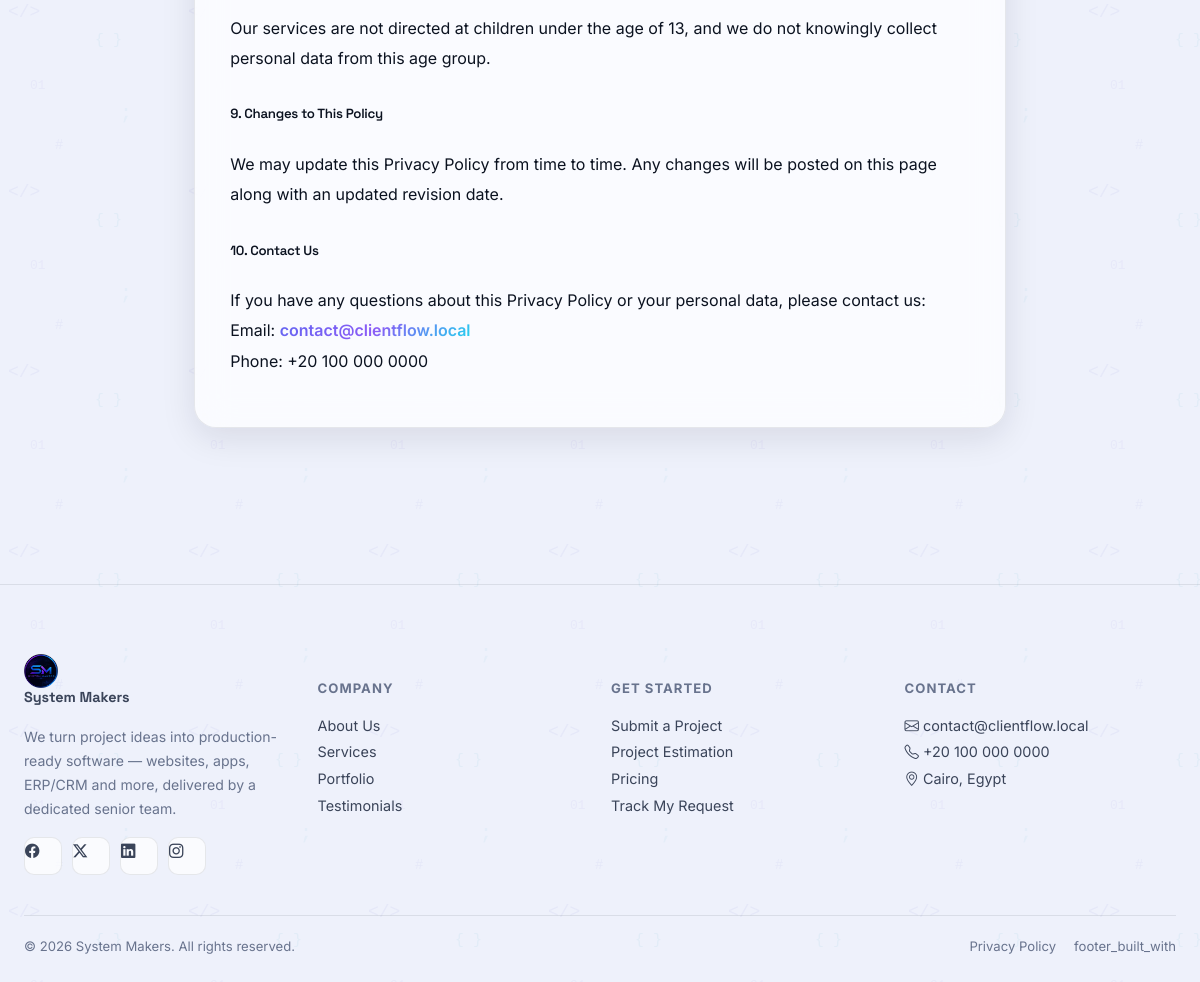
Before: /privacy-policy (lower part) with the older database file.
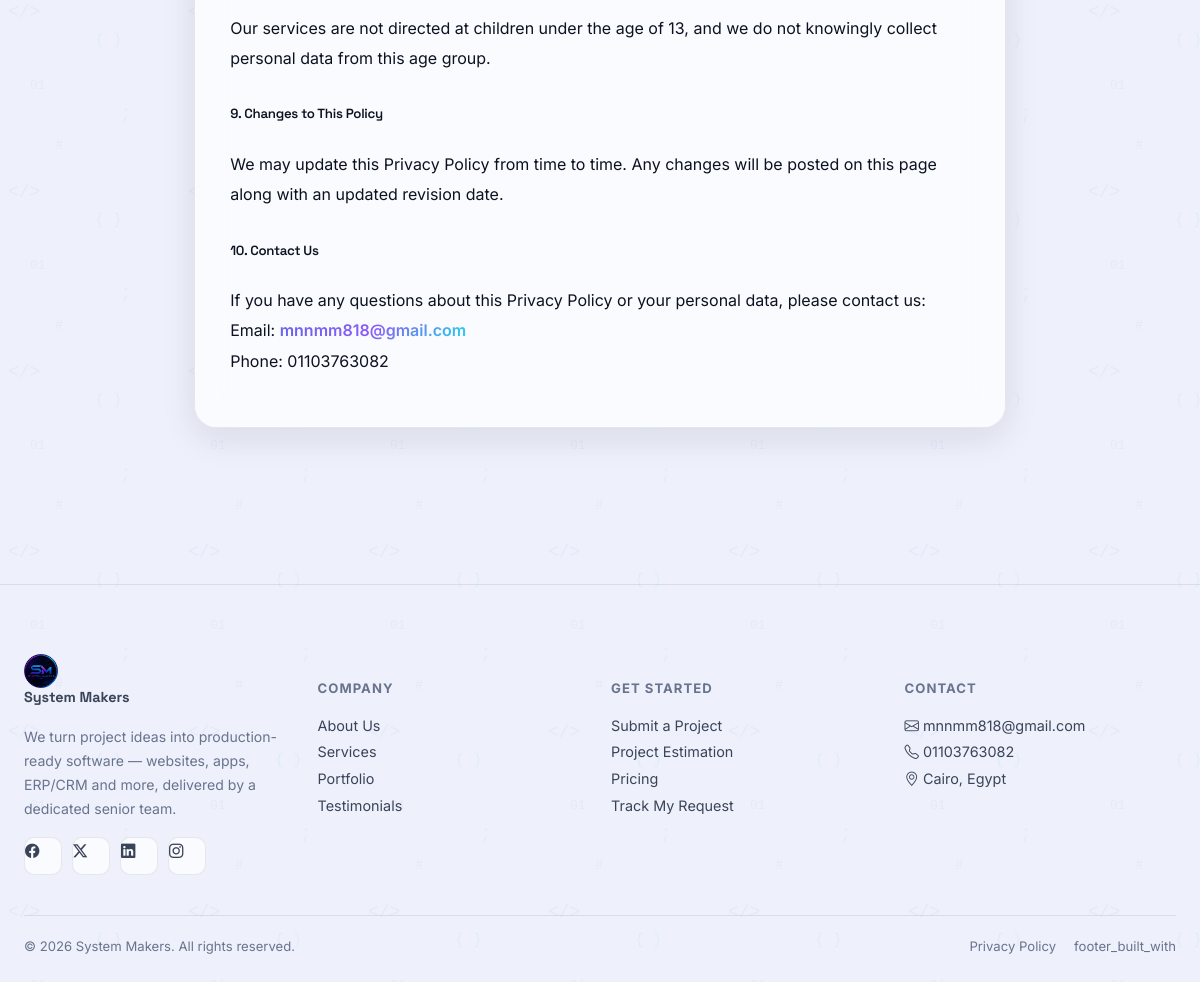
After: the same page with the newer database file.
### app/models/content.py (models this page shows, shortened)
class SiteSetting(db.Model):
    __tablename__ = "site_settings"
    id = db.Column(db.Integer, primary_key=True)
    key = db.Column(db.String(100), unique=True, nullable=False)
    value = db.Column(db.Text)
    updated_at = db.Column(db.DateTime, default=lambda: datetime.now(timezone.utc),
                            onupdate=lambda: datetime.now(timezone.utc))
    @staticmethod
    def get(key, default=""):
        row = SiteSetting.query.filter_by(key=key).first()
        return row.value if row else default

### app/routes/main.py (the view)
@main_bp.route("/privacy-policy")
def privacy_policy():
    return render_template("public/privacy_policy.html")

### app/routes/main.py (called while the page is built)
@main_bp.context_processor
def inject_globals():
    return {
        "site_settings": {
            "contact_email": SiteSetting.get("contact_email", current_app.config["PROJECT_MANAGER_EMAIL"]),
            "contact_phone": SiteSetting.get("contact_phone", current_app.config["PROJECT_MANAGER_PHONE"]),
            "contact_address": SiteSetting.get("contact_address", "Cairo, Egypt"),
            "company_name": current_app.config["COMPANY_NAME"],
        }
    }

### app/translations.py (called while the page is built)
def get_translator(lang: str):
    table = TRANSLATIONS.get(lang, TRANSLATIONS["en"])
    fallback = TRANSLATIONS["en"]
    def t(key: str) -> str:
        return table.get(key) or fallback.get(key) or key
    return t

### app/templates/public/privacy_policy.html (shortened to what the changed rows need)
{% extends "layout_public.html" %}
{% block content %}
<section class="section">
  <div class="container-xl" style="max-width:860px;">
    {% if lang == 'ar' %}
    <div style="text-align:center; margin-bottom:44px;" class="reveal">
      <div class="eyebrow" style="margin-left:auto;margin-right:auto;"><i class="bi bi-shield-lock"></i> سياسة الخصوصية</div>
      <h1 class="section-title">سياسة الخصوصية</h1>
      <p class="section-sub" style="margin:0 auto;">آخر تحديث: {{ current_year }}</p>
    </div>
    <div class="glass reveal" style="padding:2.2rem; line-height:1.9;">
      <p>
        نحن في <strong>{{ site_settings.company_name }}</strong> نولي خصوصية زوارنا وعملائنا أهمية كبيرة. توضح
        سياسة الخصوصية هذه أنواع البيانات التي نجمعها، وكيفية استخدامها وحمايتها، وحقوقك المتعلقة بها عند
        استخدامك لموقعنا وخدماتنا.
      </p>
      <h5 style="margin-top:28px;">١. البيانات التي نجمعها</h5>
      <p>عند استخدامك للموقع، قد نقوم بجمع البيانات التالية:</p>
      <ul style="padding-inline-start:20px; color:var(--text-1);">
        <li>معلومات التواصل: الاسم الكامل، البريد الإلكتروني، رقم الهاتف/واتساب، اسم الشركة.</li>
        <li>تفاصيل المشروع المُرسلة عبر نموذج طلب المشروع (الوصف، الميزانية، الملفات المرفقة، وغيرها).</li>
        <li>بيانات الحساب في حال إنشاء حساب عميل (اسم المستخدم، كلمة المرور المُشفّرة).</li>
        <li>بيانات تقنية تلقائية مثل عنوان IP، نوع المتصفح، ونظام التشغيل لأغراض الأمان وتحسين الأداء.</li>
        <li>ملفات تعريف الارتباط (Cookies) لأغراض تحسين تجربة الاستخدام وعرض الإعلانات (موضح أدناه).</li>
      </ul>
      <h5 style="margin-top:28px;">٢. كيفية استخدام البيانات</h5>
      <ul style="padding-inline-start:20px; color:var(--text-1);">
        <li>التواصل معك بخصوص طلب مشروعك وتقديم عروض الأسعار والمتابعة.</li>
        <li>إدارة حسابك وتقديم لوحة التحكم والإشعارات والمراسلة الداخلية.</li>
        <li>تحسين خدماتنا وموقعنا الإلكتروني بناءً على تحليل الاستخدام.</li>
        <li>الامتثال للالتزامات القانونية ومنع الاحتيال أو إساءة الاستخدام.</li>
        <li>عرض إعلانات ذات صلة عبر شبكات إعلانية تابعة لجهات خارجية (مثل Google AdSense).</li>
      </ul>
      <h5 style="margin-top:28px;">٣. ملفات تعريف الارتباط (Cookies) والإعلانات</h5>
      <p>
        يستخدم هذا الموقع ملفات تعريف الارتباط لتحسين تجربتك. كما قد نستخدم شركاء إعلانيين تابعين لجهات خارجية،
        بما في ذلك <strong>Google</strong> وشركاؤها، لعرض الإعلانات. تُستخدم شركة Google، بصفتها طرفًا ثالثًا،
        ملفات تعريف ارتباط لعرض الإعلانات بناءً على زياراتك السابقة لهذا الموقع أو مواقع أخرى على الإنترنت.
      </p>
      <p>
        يمكنك إلغاء تفعيل الإعلانات المخصصة من خلال إعدادات الإعلانات من Google عبر
        <a href="https://adssettings.google.com" target="_blank" rel="noopener" class="text-grad" style="font-weight:600;">adssettings.google.com</a>،
        كما يمكنك زيارة
        <a href="https://www.aboutads.info/choices/" target="_blank" rel="noopener" class="text-grad" style="font-weight:600;">aboutads.info</a>
        لإلغاء تفعيل استخدام ملفات تعريف الارتباط الخاصة ببعض شركات الإعلانات التابعة لجهات خارجية.
        لمزيد من التفاصيل حول كيفية استخدام Google للبيانات، يُرجى مراجعة
        <a href="https://policies.google.com/technologies/partner-sites" target="_blank" rel="noopener" class="text-grad" style="font-weight:600;">صفحة سياسات Google لمواقع الشركاء</a>.
      </p>
      <h5 style="margin-top:28px;">٤. مشاركة البيانات مع أطراف ثالثة</h5>
      <p>
        نحن لا نبيع بياناتك الشخصية لأي طرف ثالث. قد تتم مشاركة بيانات محدودة مع مزودي خدمات موثوقين
        (مثل خدمات الاستضافة أو معالجة الدفع أو الشبكات الإعلانية) فقط بالقدر اللازم لتشغيل الموقع وتقديم خدماتنا،
        وذلك وفق التزامات تعاقدية بحماية البيانات.
      </p>
      <h5 style="margin-top:28px;">٥. أمان البيانات</h5>
      <p>
        نطبق إجراءات تقنية وتنظيمية معقولة لحماية بياناتك، بما في ذلك تشفير كلمات المرور، وحماية النماذج من
        هجمات CSRF، والتحقق من صحة الملفات المرفوعة. مع ذلك، لا يمكن ضمان أمان مطلق لأي وسيلة نقل بيانات عبر الإنترنت.
      </p>
      <h5 style="margin-top:28px;">٦. الاحتفاظ بالبيانات</h5>
      <p>
        نحتفظ ببياناتك للمدة اللازمة لتقديم خدماتنا والوفاء بالأغراض الموضحة في هذه السياسة، أو وفقًا لما يقتضيه القانون.
        يمكنك طلب حذف بياناتك في أي وقت عبر التواصل معنا.
      </p>
      <h5 style="margin-top:28px;">٧. حقوقك</h5>
      <ul style="padding-inline-start:20px; color:var(--text-1);">
        <li>الوصول إلى بياناتك الشخصية المحفوظة لدينا.</li>
        <li>طلب تصحيح أو تحديث بياناتك.</li>
        <li>طلب حذف حسابك وبياناتك.</li>
        <li>الاعتراض على استخدام بياناتك لأغراض تسويقية أو إعلانية.</li>
      </ul>
      <h5 style="margin-top:28px;">٨. خصوصية الأطفال</h5>
      <p>
        لا تستهدف خدماتنا الأطفال دون سن 13 عامًا، ولا نقوم عن علم بجمع بيانات شخصية من هذه الفئة العمرية.
      </p>
      <h5 style="margin-top:28px;">٩. التعديلات على هذه السياسة</h5>
      <p>
        قد نقوم بتحديث سياسة الخصوصية هذه من وقت لآخر. سيتم نشر أي تعديلات على هذه الصفحة مع تحديث تاريخ آخر تعديل.
      </p>
      <h5 style="margin-top:28px;">١٠. التواصل معنا</h5>
      <p>
        لأي استفسار بخصوص سياسة الخصوصية أو بياناتك الشخصية، يمكنك التواصل معنا عبر:
        <br>
        البريد الإلكتروني: <a href="mailto:{{ site_settings.contact_email }}" class="text-grad" style="font-weight:600;">{{ site_settings.contact_email }}</a>
        <br>
        الهاتف: {{ site_settings.contact_phone }}
      </p>
    </div>
    {% else %}
    <div class="glass reveal" style="padding:2.2rem; line-height:1.9;">
      <p>
        Our services are not directed at children under the age of 13, and we do not knowingly collect personal
        data from this age group.
      </p>
      <h5 style="margin-top:28px;">9. Changes to This Policy</h5>
      <p>
        We may update this Privacy Policy from time to time. Any changes will be posted on this page along with
        an updated revision date.
      </p>
      <h5 style="margin-top:28px;">10. Contact Us</h5>
      <p>
        If you have any questions about this Privacy Policy or your personal data, please contact us:
        <br>
        Email: <a href="mailto:{{ site_settings.contact_email }}" class="text-grad" style="font-weight:600;">{{ site_settings.contact_email }}</a>
        <br>
        Phone: {{ site_settings.contact_phone }}
      </p>
    </div>
    {% endif %}
  </div>
</section>
{% endblock %}

### app/templates/partials/footer.html
<footer class="footer">
  <div class="container-xl">
    <div class="grid-4" style="margin-bottom:40px;">
      <div>
        <a href="{{ url_for('main.home') }}" class="brand" style="margin-bottom:14px;">
          <span class="brand-mark" style="background:transparent; box-shadow:none;"><img src="{{ url_for('static', filename='images/brand/logo_256.png') }}" alt="System Makers" style="width:100%;height:100%;object-fit:contain;"></span>
          {{ site_settings.company_name if site_settings else 'System Makers' }}
        </a>
        <p class="text-muted-2" style="font-size:.88rem; line-height:1.7; max-width:280px;">
          {{ t('footer_tagline') }}
        </p>
        <div style="display:flex; gap:10px; margin-top:16px;">
          <a href="#" class="social-icon"><i class="bi bi-facebook"></i></a>
          <a href="#" class="social-icon"><i class="bi bi-twitter-x"></i></a>
          <a href="#" class="social-icon"><i class="bi bi-linkedin"></i></a>
          <a href="#" class="social-icon"><i class="bi bi-instagram"></i></a>
        </div>
      </div>
      <div>
        <h6>{{ t('footer_company') }}</h6>
        <a href="{{ url_for('main.home') }}#about">{{ t('footer_about') }}</a>
        <a href="{{ url_for('main.services') }}">{{ t('nav_services') }}</a>
        <a href="{{ url_for('main.home') }}#portfolio">{{ t('footer_portfolio') }}</a>
        <a href="{{ url_for('main.home') }}#testimonials">{{ t('footer_testimonials') }}</a>
      </div>
      <div>
        <h6>{{ t('footer_get_started') }}</h6>
        <a href="{{ url_for('main.project_request') }}">{{ t('footer_submit_project') }}</a>
        <a href="{{ url_for('main.estimation') }}">{{ t('footer_estimation') }}</a>
        <a href="{{ url_for('main.pricing') }}">{{ t('nav_pricing') }}</a>
        <a href="{{ url_for('main.track_request') }}">{{ t('footer_track') }}</a>
      </div>
      <div>
        <h6>{{ t('footer_contact') }}</h6>
        <a href="mailto:{{ site_settings.contact_email if site_settings else '' }}">
          <i class="bi bi-envelope"></i> {{ site_settings.contact_email if site_settings else 'contact@clientflow.local' }}
        </a>
        <a href="tel:{{ site_settings.contact_phone if site_settings else '' }}">
          <i class="bi bi-telephone"></i> {{ site_settings.contact_phone if site_settings else '' }}
        </a>
        <a href="#"><i class="bi bi-geo-alt"></i> {{ site_settings.contact_address if site_settings else 'Cairo, Egypt' }}</a>
      </div>
    </div>
    <div class="divider"></div>
    <div style="display:flex; justify-content:space-between; flex-wrap:wrap; gap:10px;">
      <span class="text-muted-2" style="font-size:.82rem;">© {{ current_year }} {{ site_settings.company_name if site_settings else 'System Makers' }}. {{ t('footer_rights') }}</span>
      <div style="display:flex; gap:18px; align-items:center;">
        <a href="{{ url_for('main.privacy_policy') }}" class="text-muted-2" style="font-size:.82rem; padding:0;">{{ t('footer_privacy') }}</a>
        <span class="text-muted-2" style="font-size:.82rem;">{{ t('footer_built_with') }}</span>
      </div>
    </div>
  </div>
</footer>

Changed rows visible on the page:
changed SiteSetting (number 1 of 3 on the later page): contact_phone "+20 100 000 0000" → "01103763082"; value "+20 100 000 0000" → "01103763082"
changed SiteSetting: value "contact@clientflow.local" → "mnnmm818@gmail.com"
